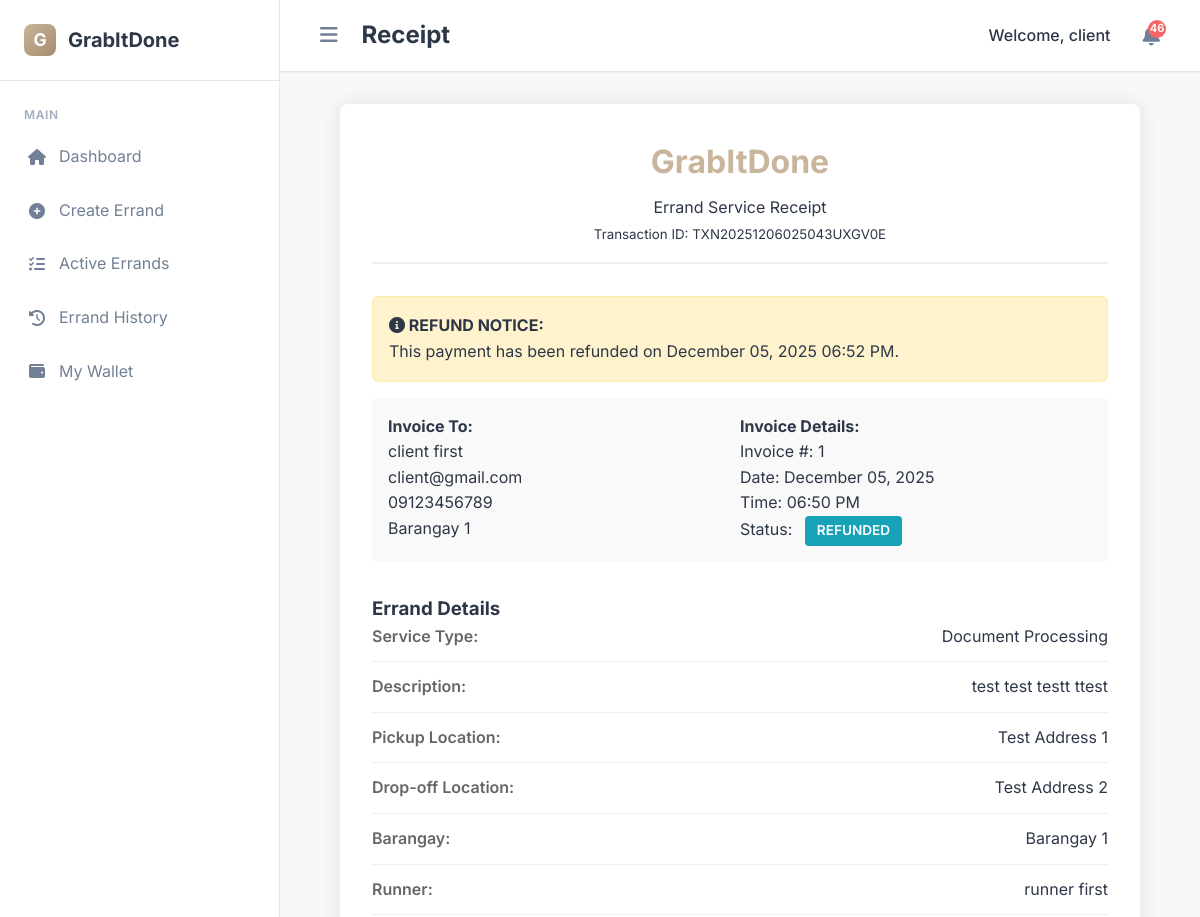
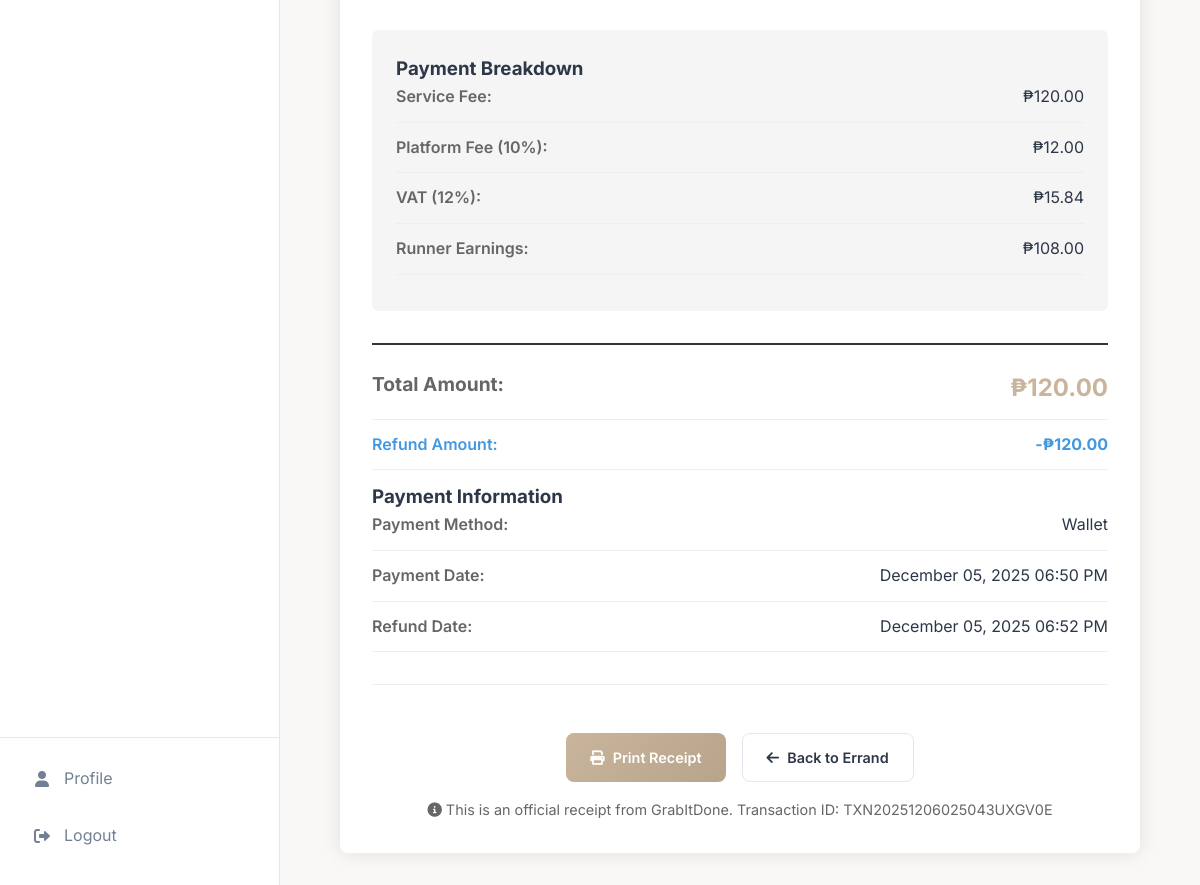
The app's page /receipt/1 (signed in), older data (2 pictures, top to bottom).
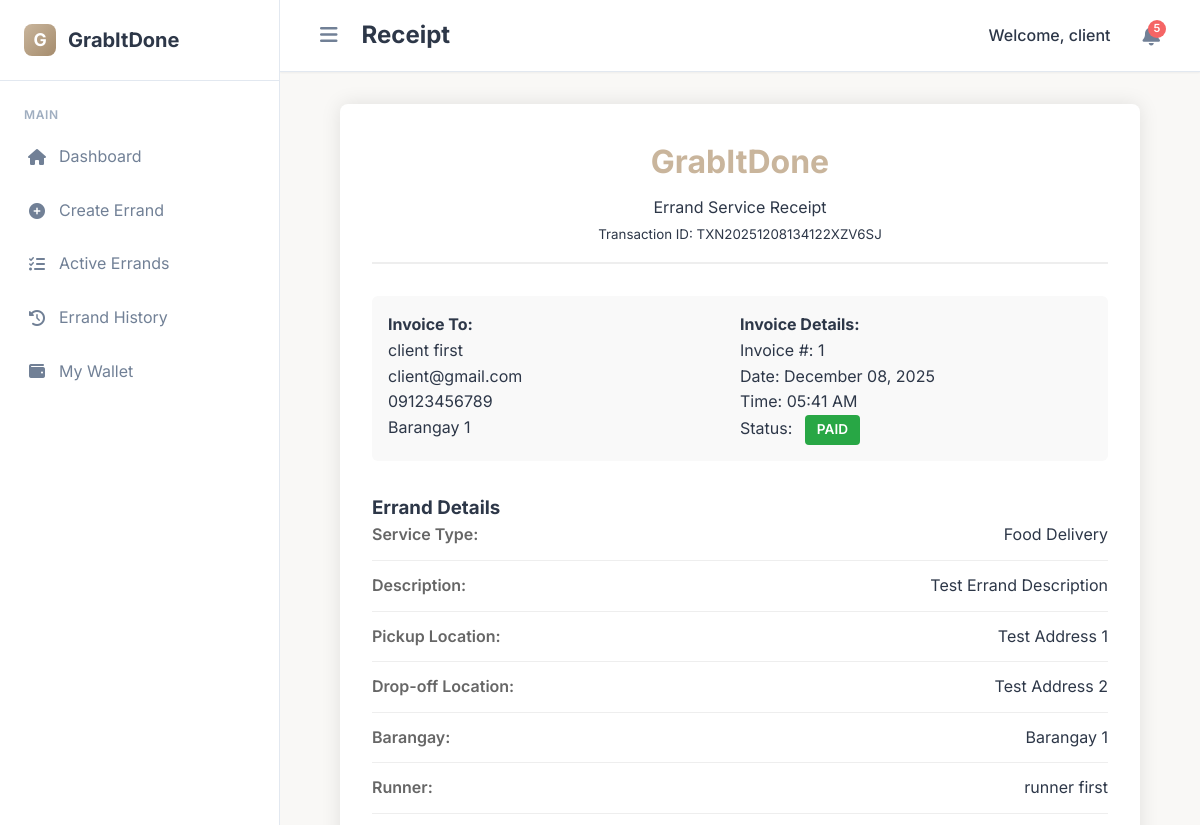
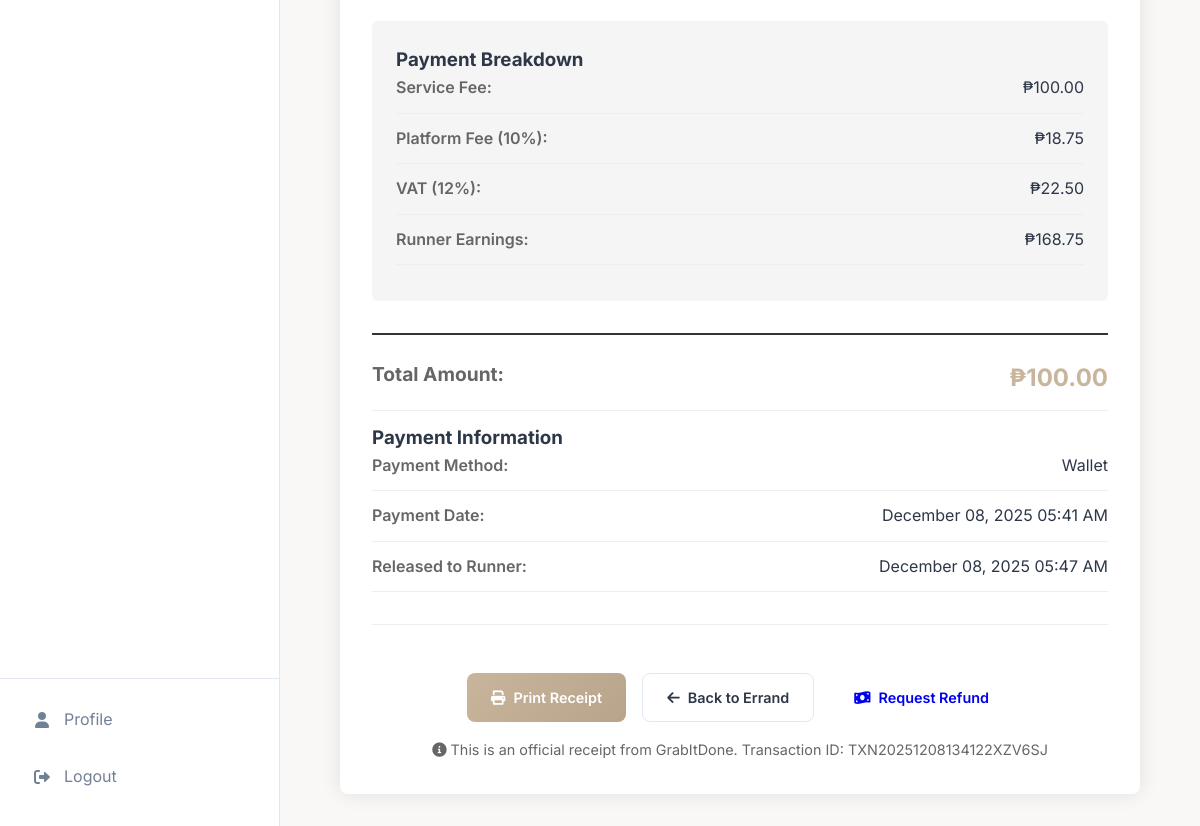
The same page, newer data (2 pictures, top to bottom).
### app/models.py (models this page shows, shortened)
class Payment(db.Model):
    id = db.Column(db.Integer, primary_key=True)
    transaction_id = db.Column(db.String(100), unique=True, nullable=False)
    errand_id = db.Column(db.Integer, db.ForeignKey('errand.id'), nullable=False)
    client_id = db.Column(db.Integer, db.ForeignKey('user.id'), nullable=False)
    runner_id = db.Column(db.Integer, db.ForeignKey('user.id'))
    amount = db.Column(db.Float, nullable=False)
    platform_fee = db.Column(db.Float, nullable=False)
    vat_amount = db.Column(db.Float, nullable=False)
    runner_earnings = db.Column(db.Float, nullable=False)
    payment_method = db.Column(db.String(50), nullable=False)
    payment_status = db.Column(db.String(20), default='pending')
    created_at = db.Column(db.DateTime, default=datetime.utcnow)
    paid_at = db.Column(db.DateTime)
    released_at = db.Column(db.DateTime)
    refunded_at = db.Column(db.DateTime)
    errand = db.relationship('Errand', backref='payment_errand', foreign_keys=[errand_id])
    client = db.relationship('User', foreign_keys=[client_id])
    runner = db.relationship('User', foreign_keys=[runner_id])

class Errand(db.Model):
    id = db.Column(db.Integer, primary_key=True)
    category = db.Column(db.String(100), nullable=False)
    description = db.Column(db.Text, nullable=False)
    pickup_address = db.Column(db.String(200), nullable=False)
    dropoff_address = db.Column(db.String(200), nullable=False)
    barangay = db.Column(db.String(100), nullable=False)
    preferred_time = db.Column(db.DateTime)
    proposed_fee = db.Column(db.Float, nullable=False)
    final_fee = db.Column(db.Float)
    status = db.Column(db.String(20), default='Pending')
    client_id = db.Column(db.Integer, db.ForeignKey('user.id'), nullable=False)
    runner_id = db.Column(db.Integer, db.ForeignKey('user.id'))
    payment_id = db.Column(db.Integer, db.ForeignKey('payment.id'))
    created_at = db.Column(db.DateTime, default=datetime.utcnow)
    updated_at = db.Column(db.DateTime, default=datetime.utcnow, onupdate=datetime.utcnow)
    accepted_at = db.Column(db.DateTime)
    completed_at = db.Column(db.DateTime)
    payment = db.relationship('Payment', backref='errand_payment', foreign_keys=[payment_id])

### app/routes.py (the view)
@bp.route('/receipt/<int:errand_id>')
@login_required()
def view_receipt(errand_id):
    user = User.query.get(session['user_id'])
    errand = Errand.query.get_or_404(errand_id)
    if user.role == 'client' and errand.client_id != user.id:
        flash('You can only view receipts for your own errands.', 'error')
        return redirect(url_for('main.dashboard'))
    if user.role == 'runner' and errand.runner_id != user.id and user.role != 'admin':
        flash('You can only view receipts for errands you completed.', 'error')
        return redirect(url_for('main.dashboard'))
    payment = None
    if errand.payment_id:
        payment = Payment.query.get(errand.payment_id)
    client = User.query.get(errand.client_id)
    runner = User.query.get(errand.runner_id) if errand.runner_id else None
    total_amount = payment.amount if payment else errand.final_fee or errand.proposed_fee
    platform_fee = payment.platform_fee if payment else total_amount * 0.10  # 10% platform fee
    vat_amount = payment.vat_amount if payment else total_amount * 0.12  # 12% VAT
    runner_earnings = payment.runner_earnings if payment else total_amount - platform_fee - vat_amount
    refund_status = get_errand_refund_status(errand_id)
    return render_template('payment/receipt.html',  # Updated path
                        errand=errand,
                        payment=payment,
                        client=client,
                        runner=runner,
                        total_amount=total_amount,
                        platform_fee=platform_fee,
                        vat_amount=vat_amount,
                        runner_earnings=runner_earnings,
                        refund_status=refund_status,
                        user=user)

### app/routes.py (called while the page is built)
def validate_session():
    if 'user_id' not in session:
        return False
    session_hash = session.get('session_id')
    cookie_session = request.cookies.get('user_session')
    if not session_hash or not cookie_session:
        return False
    expected_cookie = f"{session['user_id']}_{session_hash}"
    return cookie_session == expected_cookie

def get_errand_refund_status(errand_id):
    refund_request = WalletTransaction.query.filter(
        WalletTransaction.transaction_type.in_(['refund_request', 'refund']),
        WalletTransaction.description.like(f'%errand #{errand_id}%')
    ).order_by(WalletTransaction.created_at.desc()).first()
    if refund_request:
        if refund_request.status == 'pending':
            return 'refund_pending'
        elif refund_request.status == 'rejected':
            return 'refund_rejected'
        elif refund_request.status == 'completed':
            return 'refunded'
    return None

### app/templates/payment/receipt.html (shortened to what the changed rows need)
{% extends 'base.html' %}
{% block header_title %}Receipt{% endblock %}
{% block content %}
<div class="receipt-container">
    <div class="receipt-header">
        <div class="company-info">
            <h1>GrabItDone</h1>
            <p><small>Transaction ID: {{ payment.transaction_id if payment else 'N/A' }}</small></p>
        </div>
    </div>
    {% if refund_status == 'refunded' %}
    <div class="refund-notice">
        <strong><i class="fas fa-info-circle"></i> REFUND NOTICE:</strong>
        <p>This payment has been refunded on
            {% if payment and payment.refunded_at %}
                {{ payment.refunded_at.strftime('%B %d, %Y %I:%M %p') }}.
            {% else %}
                {{ errand.updated_at.strftime('%B %d, %Y %I:%M %p') }}.
            {% endif %}
        </p>
    </div>
    {% elif refund_status == 'refund_pending' %}
    <div class="refund-notice">
        <strong><i class="fas fa-clock"></i> REFUND PENDING:</strong>
        <p>A refund request is currently pending admin approval.</p>
    </div>
    {% endif %}
    <div class="invoice-details">
        <div class="details-right">
            <p><strong>Invoice Details:</strong></p>
            <p>Invoice #: {{ errand.id }}</p>
            <p>Date: {{ errand.created_at.strftime('%B %d, %Y') }}</p>
            <p>Time: {{ errand.created_at.strftime('%I:%M %p') }}</p>
            <p>
                Status:
                {% if refund_status == 'refunded' %}
                    <span class="status-badge badge-refunded">REFUNDED</span>
                {% elif refund_status == 'refund_pending' %}
                    <span class="status-badge badge-refund-pending">REFUND PENDING</span>
                {% elif errand.status == 'Completed' %}
                    <span class="status-badge badge-paid">PAID</span>
                {% elif errand.status == 'Canceled' %}
                    <span class="status-badge badge-pending">CANCELED</span>
                {% else %}
                    <span class="status-badge badge-pending">PENDING</span>
                {% endif %}
            </p>
        </div>
    </div>
    <div class="errand-info">
        <div class="item-row">
            <div class="item-label">Service Type:</div>
            <div class="item-value">{{ errand.category }}</div>
        </div>
        <div class="item-row">
            <div class="item-label">Description:</div>
            <div class="item-value">{{ errand.description|truncate(100) }}</div>
        </div>
        <div class="item-row">
            <div class="item-label">Pickup Location:</div>
            <div class="item-value">{{ errand.pickup_address|truncate(50) }}</div>
        </div>
        <div class="item-row">
            <div class="item-label">Drop-off Location:</div>
            <div class="item-value">{{ errand.dropoff_address|truncate(50) }}</div>
        </div>
        <div class="item-row">
            <div class="item-label">Barangay:</div>
            <div class="item-value">{{ errand.barangay }}</div>
        </div>
    </div>
    <div class="breakdown-section">
        <div class="item-row">
            <div class="item-label">Service Fee:</div>
            <div class="item-value">₱{{ "%.2f"|format(total_amount) }}</div>
        </div>
        <div class="item-row">
            <div class="item-label">Platform Fee (10%):</div>
            <div class="item-value">₱{{ "%.2f"|format(platform_fee) }}</div>
        </div>
        <div class="item-row">
            <div class="item-label">VAT (12%):</div>
            <div class="item-value">₱{{ "%.2f"|format(vat_amount) }}</div>
        </div>
        {% if runner %}
        <div class="item-row">
            <div class="item-label">Runner Earnings:</div>
            <div class="item-value">₱{{ "%.2f"|format(runner_earnings) }}</div>
        </div>
        {% endif %}
    </div>
    <div class="total-section">
        <div class="item-row">
            <div class="item-label" style="font-size: 1.2rem; font-weight: 700;">Total Amount:</div>
            <div class="item-value total-amount">₱{{ "%.2f"|format(total_amount) }}</div>
        </div>
        {% if refund_status == 'refunded' %}
        <div class="item-row">
            <div class="item-label" style="color: var(--info);">Refund Amount:</div>
            <div class="item-value" style="color: var(--info); font-weight: 700;">-₱{{ "%.2f"|format(total_amount) }}</div>
        </div>
        {% endif %}
    </div>
    <div class="payment-info">
        <div class="item-row">
            <div class="item-label">Payment Method:</div>
            <div class="item-value">{{ payment.payment_method|title if payment else 'Wallet' }}</div>
        </div>
        <div class="item-row">
            <div class="item-label">Payment Date:</div>
            <div class="item-value">
                {% if payment and payment.paid_at %}
                    {{ payment.paid_at.strftime('%B %d, %Y %I:%M %p') }}
                {% else %}
                    {{ errand.created_at.strftime('%B %d, %Y %I:%M %p') }}
                {% endif %}
            </div>
        </div>
        {% if payment and payment.released_at %}
        <div class="item-row">
            <div class="item-label">Released to Runner:</div>
            <div class="item-value">{{ payment.released_at.strftime('%B %d, %Y %I:%M %p') }}</div>
        </div>
        {% endif %}
        {% if refund_status == 'refunded' and payment and payment.refunded_at %}
        <div class="item-row">
            <div class="item-label">Refund Date:</div>
            <div class="item-value">{{ payment.refunded_at.strftime('%B %d, %Y %I:%M %p') }}</div>
        </div>
        {% endif %}
    </div>
    <div class="print-section">
        <div class="action-buttons">
            <button onclick="window.print()" class="btn btn-primary">
                <i class="fas fa-print"></i> Print Receipt
            </button>
            <a href="{{ url_for('main.view_errand', errand_id=errand.id) }}" class="btn btn-secondary">
                <i class="fas fa-arrow-left"></i> Back to Errand
            </a>
            {% if user.role == 'client' and errand.client_id == user.id and errand.status in ['Completed', 'Canceled'] and not refund_status or refund_status == 'refund_rejected' %}
            <a href="{{ url_for('main.request_refund', errand_id=errand.id) }}" class="btn btn-warning">
                <i class="fas fa-money-bill-wave"></i> Request Refund
            </a>
            {% endif %}
        </div>
        <p style="margin-top: 1rem; color: #666; font-size: 0.9rem;">
            <i class="fas fa-info-circle"></i> This is an official receipt from GrabItDone.
            {% if payment %}
            Transaction ID: {{ payment.transaction_id }}
            {% endif %}
        </p>
    </div>
</div>
{% endblock %}

Row changes from the older to the newer data that the page shows:
changed Payment "Wallet": transaction "TXN20251206025043UXGV0E" → "TXN20251208134122XZV6SJ"; amount "120.00" → "100.00"; platform_fee "12.00" → "18.75"; vat_amount "15.84" → "22.50"; runner_earnings "108.00" → "168.75"; paid_at "December 05, 2025 06:50 PM" → "December 08, 2025 05:41 AM"; released_at (not shown) → "December 08, 2025 05:47 AM"; transaction_id "TXN20251206025043UXGV0E" → "TXN20251208134122XZV6SJ"; refunded_at "December 05, 2025 06:52 PM" → (not shown); amount "120.00" → (not shown)
changed Errand "Test Address 1": created_at "December 05, 2025" → "December 08, 2025"; created_at "06:50 PM" → "05:41 AM"; status "Canceled" → "Completed" (drawn); category "Document Processing" → "Food Delivery"; description "test test testt ttest" → "Test Errand Description"
Text that changed along with them:
{{ unread_notification_count }}: "46" → "5"
text no longer shown: "REFUND NOTICE: This payment has been refunded on . REFUNDED Refund Amount: -₱ Refund Date:"
text now shown: "PAID Released to Runner: Request Refund"
